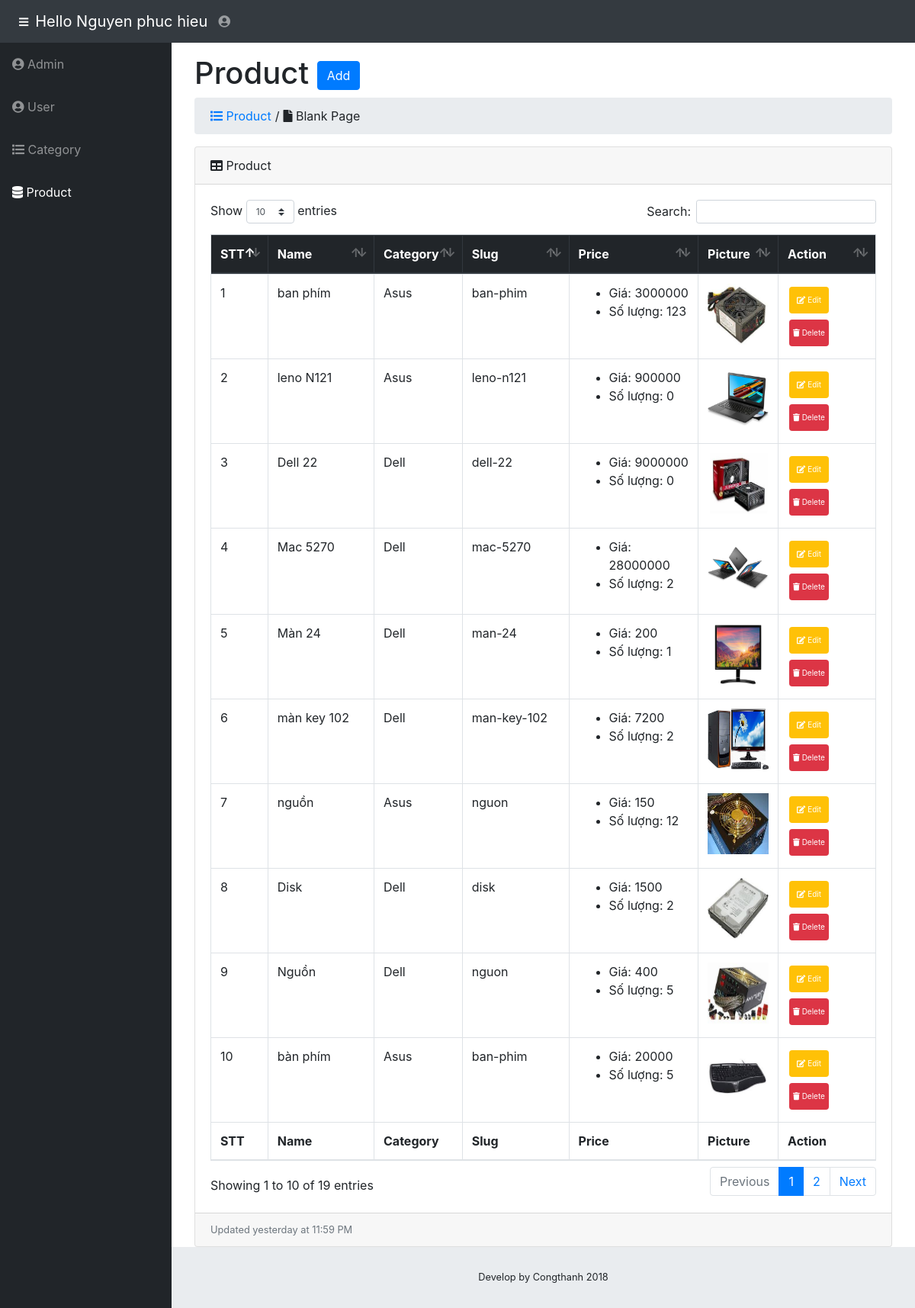
The app's page /admin/modules/product/indext.php (signed in) with its own data.
### tables this page shows
CREATE TABLE `product` (
  `id` int(11) NOT NULL,
  `name` varchar(100) DEFAULT NULL,
  `slug` varchar(100) DEFAULT NULL,
  `price` int(11) DEFAULT NULL,
  `sale` int(15) DEFAULT NULL,
  `thunbar` varchar(100) DEFAULT NULL,
  `category_id` int(11) DEFAULT NULL,
  `content` text,
  `number` int(11) NOT NULL DEFAULT '0',
  `head` int(11) DEFAULT '0',
  `view` int(11) DEFAULT '0',
  `hot` tinyint(4) DEFAULT '0',
  `created_at` timestamp NULL DEFAULT CURRENT_TIMESTAMP,
  `updated_at` timestamp NULL DEFAULT CURRENT_TIMESTAMP ON UPDATE CURRENT_TIMESTAMP
);

CREATE TABLE `category` (
  `id` int(11) NOT NULL,
  `name` varchar(100) DEFAULT NULL,
  `slug` varchar(100) DEFAULT NULL,
  `images` varchar(100) DEFAULT NULL,
  `banner` varchar(100) DEFAULT NULL,
  `home` tinyint(4) DEFAULT '0',
  `status` tinyint(4) DEFAULT '1',
  `created_at` timestamp NOT NULL DEFAULT CURRENT_TIMESTAMP,
  `updated_at` timestamp NOT NULL DEFAULT CURRENT_TIMESTAMP ON UPDATE CURRENT_TIMESTAMP
);

### libraries/Function.php (called while the page is built, shortened)
<?php
    function base_url()
    {
        return $url= "http://localhost:8080/website/";
    }
    function modules($url){
        return base_url() . "admin/modules/" .$url;
    }
    function upload(){
        return base_url() . "public/uploads/";
    }
?>

### libraries/Database.php (called while the page is built, shortened)
<?php
    class Database
    {
        public $link;
        public function __construct()
        {
            $this->link = mysqli_connect("localhost","root","","website") or die ();
            mysqli_set_charset($this->link,"utf8");
        }
        public function fetchsql( $sql )
        {
            $result = mysqli_query($this->link,$sql) or die("Lỗi  truy vấn sql " .mysqli_error($this->link));
            $data = [];
            if( $result)
            {
                while ($num = mysqli_fetch_assoc($result))
                {
                    $data[] = $num;
                }
            }
            return $data;
        }
    }
?>

### admin/autoload/autoload.php (called while the page is built, shortened)
<?php
        require_once __DIR__ . '/../../libraries/Database.php';
        require_once __DIR__ . '/../../libraries/Function.php';
        $db = new Database ;
?>

### admin/modules/product/indext.php (the view, shortened to what this page needs)
<?php
    $open = "product";
	require_once __DIR__ . '/../../autoload/autoload.php';
    $sql = "SELECT product.*,category.name as namecate FROM product
        LEFT JOIN category on category.id = product.category_id
	";
	 $product = $db->fetchsql($sql);
?>
<?php require_once __DIR__ . '/../../layouts/header.php'; ?>
<div class="row">
	<div class="col-lg-12">
		<h1 class="page-header">
			 Product
			<a href="add.php" class="btn btn-primary">Add</a>
		</h1>
		<ol class="breadcrumb">
			<li class="<?php echo isset($open) && $open == 'product' ? 'active' : ''?>" style="margin-right: 5px;margin-left: 5px;">
				<a href="<?php echo modules("product/indext.php")?>">
					<i class="fa fa-list"></i>
					<span>Product</span>
				</a>
			</li> /
			<li class="active" style="margin-left: 5px;">
				<i class="fa fa-file"></i> Blank Page
			</li>
		</ol>
	</div>
</div>
<div class="row">
	<div class="col-md-12">
		<div class="card col-mb">
			<div class="card-header">
				<i class="fas fa-table"></i>
				Product
			</div>
			<div class="card-body">
				<div class="table-responsive">
					<table class="table table-bordered" width="100%" id="dataTable" cellspacing="1">
						<thead class="thead-dark">
							<tr>
								<th scope="col">STT</th>
								<th scope="col">Name</th>
								<th scope="col">Category</th>
								<th scope="col">Slug</th>
								<th scope="col">Price</th>
								<th scope="col">Picture</th>
								<th scope="col">Action</th>
							</tr>
						</thead>
						<tbody>
							<?php $stt=1 ; foreach($product as $item): ?>
							<tr>
								<td>
									<?php echo $stt?>
								</td>
								<td>
									<?php echo $item['name']?>
								</td>
								<td>
									<?php echo $item['namecate']?>
								</td>
								<td>
									<?php echo $item['slug']?>
								</td>
								<td>
									<ul>
										<li>Giá:
											<?php echo $item['price']?>
										</li>
										<li>Số lượng:
											<?php echo $item['number']?>
										</li>
									</ul>
								</td>
								<td>
									<img src="<?php echo upload()?>product/<?php echo $item['thunbar']?>" style="width:80px;height:80px">
								</td>
								<td>
									<a type="submit" class="btn btn-warning" style="margin-right: 5px;
                                    /* Green */
                                    border: none;
                                    color: white;
                                    padding: 10px 10px;
                                    text-align: center;
                                    text-decoration: none;
                                    display: inline-block;
                                    font-size: 10px;
                                    margin: 4px 2px;
                                    cursor: pointer;
                                    " href="edit.php?id=<?php echo $item['id']?>">
										<span class="fa fa-edit"></span> Edit
									</a>
									<a class="btn btn-danger" style="
                                     /* Green */
                                    border: none;
                                    font-size: 10px;
                                    color: white;
                                    padding: 10px 5px;
                                    text-align: center;
                                    text-decoration: none;
                                    display: inline-block;
                                    margin: 4px 2px;
                                    cursor: pointer;" href="Delete.php?id=<?php echo $item['id']?>">
										<span class="fa fa-trash "></span> Delete
									</a>
								</td>
							</tr>
							<?php  $stt++; endforeach?>
						</tbody>
						<tfoot>
							<tr>
								<th scope="col">STT</th>
								<th scope="col">Name</th>
								<th scope="col">Category</th>
								<th scope="col">Slug</th>
								<th scope="col">Price</th>
								<th scope="col">Picture</th>
								<th scope="col">Action</th>
							</tr>
						</tfoot>
					</table>
				</div>
			</div>
			<div class=" card-footer small text-muted ">Updated yesterday at 11:59 PM</div>
		</div>
	</div>
</div>
<?php require_once __DIR__ . '/../../layouts/footer.php'; ?>

### public/admin/css/sb-admin.css (style rules this page uses)
html { position: relative; min-height: 100%; }
body { height: 100%; }
:root { --input-padding-x: 0.75rem; --input-padding-y: 0.75rem; }

### records on screen
product: name "ban phím", category.name "Asus", slug "ban-phim", price "3000000", number "123", thunbar (picture)
product: name "leno N121", category.name "Asus", slug "leno-n121", price "900000", number "0", thunbar (picture)
product: name "Dell 22", category.name "Dell", slug "dell-22", price "9000000", number "0", thunbar (picture)
product: name "Mac 5270", category.name "Dell", slug "mac-5270", price "28000000", number "2", thunbar (picture)
product: name "Màn 24", category.name "Dell", slug "man-24", price "200", number "1", thunbar (picture)
product: name "màn key 102", category.name "Dell", slug "man-key-102", price "7200", number "2", thunbar (picture)
product: name "nguồn", category.name "Asus", slug "nguon", price "150", number "12", thunbar (picture)
product: name "Disk", category.name "Dell", slug "disk", price "1500", number "2", thunbar (picture)
product: name "Nguồn", category.name "Dell", slug "nguon", price "400", number "5", thunbar (picture)
product: name "bàn phím", category.name "Asus", slug "ban-phim", price "20000", number "5", thunbar (picture)

### other values on screen
$_SESSION['admin_name'] "Nguyen phuc hieu"
